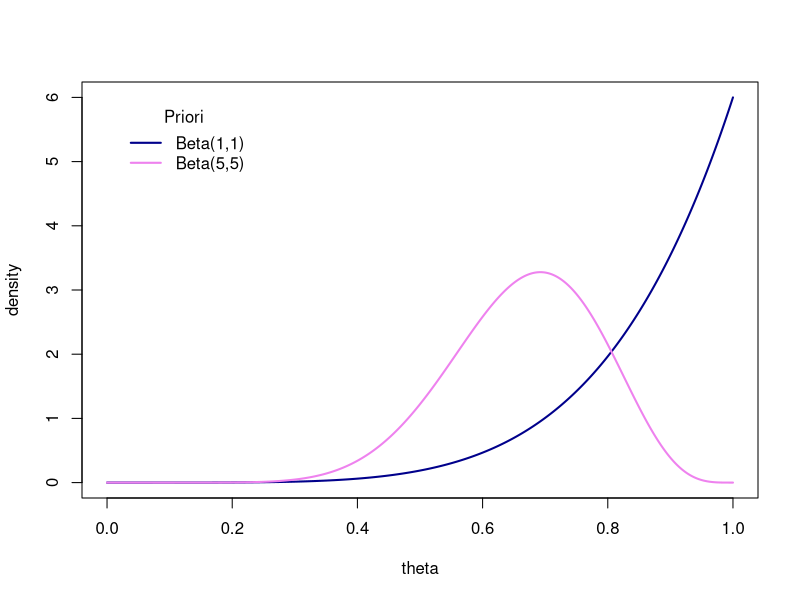
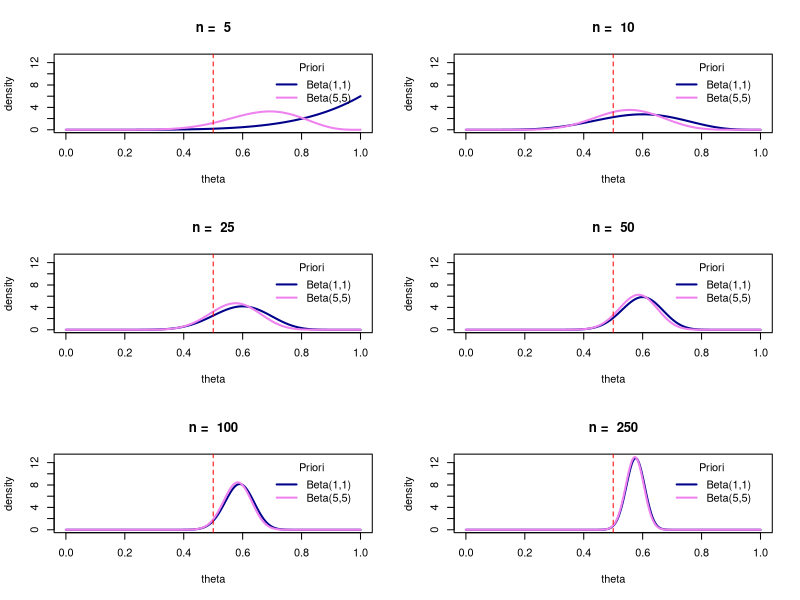

Recreate these plots in R, in order.
# Bayes-paattely Tyoterveyslaitos 8.-9.2.2018
# Priorijakaumat

# aseta tyohakemisto taman tiedoston sisaltavaan kansioon (toimii Rstudiossa)
setwd(dirname(rstudioapi::getActiveDocumentContext()$path))

# Lue kolikonheitot data frameen
df <- read.csv('finnish2e.csv', header = FALSE)
obs <- df$V1
y <- sum(obs) # laske kruunien maara
n <- length(obs)

# Priorijakaumien parametrit
alpha <- beta <- 1 
alpha_1 <- beta_1 <- 5

n <- 5 # tarkastellaan 5 ensimmaista heittoa
y <- sum(obs[1:n])
theta <- seq(0, 1, by=.001)
par(mfrow = c(1,1))
plot(theta, dbeta(theta, alpha + y, beta + n - y), type = 'l', col = 'darkblue',
     lwd = 2, ylab = 'density')
lines(theta, dbeta(theta, alpha_1 + y , beta_1 + n - y), type = 'l', col = 'violet',
      lwd = 2, ylab = 'density', main = paste('n = ', n))
legend('topleft', legend = c(paste0('Beta(', alpha,',', beta, ')'), paste0('Beta(', alpha_1,',', beta_1, ')')), lwd = 2, 
       col = c('darkblue', 'violet'),  inset = .05, bty = 'n', title = 'Priori')


par(mfrow = c(3,2))
n_all <- c(5,10,25,50,100,250)
for(n in n_all) {
  y <- sum(obs[1:n])
  alpha_n <- alpha + y
  beta_n <- beta + n - y
  plot(theta, dbeta(theta, alpha_n, beta_n), type = 'l', col = 'darkblue', ylim = c(0,13),
       lwd = 2, ylab = 'density', main = paste('n = ', n))
  lines(theta, dbeta(theta, alpha_1 + y , beta_1 + n - y), type = 'l', col = 'violet',
       lwd = 2, ylab = 'density', main = paste('n = ', n))
  abline(v = .5, lty = 2, col = 'red')
  legend('topright', legend = c(paste0('Beta(', alpha,',', beta, ')'), paste0('Beta(', alpha_1,',', beta_1, ')')), lwd = 2, 
         col = c('darkblue', 'violet'),  inset = .05, bty = 'n', title = 'Priori')
  cat('n: ', n,'\n')
  cat('Posterior mean: ', round(alpha_n / (alpha_n + beta_n), 3),'\n')
  cat('P(theta > 0.5): ', round(pbeta(0.5, alpha_n, beta_n),3), '\n\n')
  Sys.sleep(2)
}
